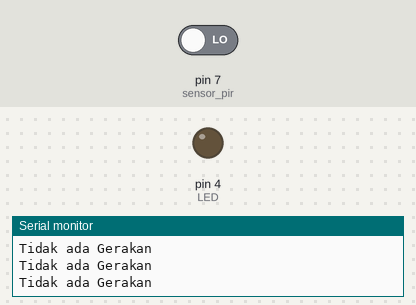
A sketch run on a simulated Arduino Uno, built with avr-gcc and run on an emulated ATmega328P. On the bench: output pins drawn as LEDs (lit = HIGH), the last lines printed to the serial monitor. Inputs (shaded band) come from the test bench; at power-on: pin 7 (sensor_pir) LOW.

Above: at 4.8 s.
4.9 s: pin 7 (sensor_pir) driven HIGH
At 6.6 s:
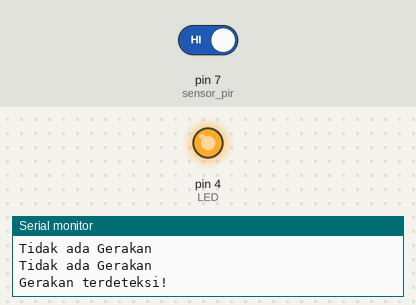
7.6 s: pin 7 (sensor_pir) driven LOW
At 9.4 s:
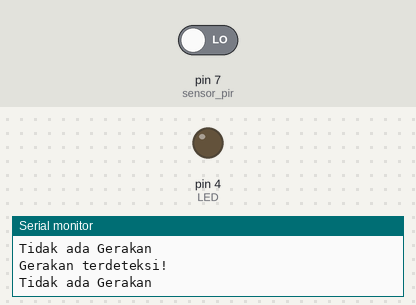
Timing chart, 0 to 10.9 s (numbered marks = the images above; inputs shaded):
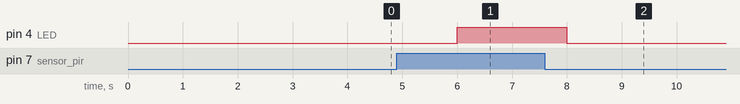

Measured:
- after the input at 4.9 s, pin 4 (LED): LOW → HIGH after 1.1 s
- after the input at 7.6 s, pin 4 (LED): HIGH → LOW after 0.40 s

The sketch:

sensor_pir.ino
```cpp
int sensor_pir=7; //output sensor PIR ke pin7 Arduino
int sensor_value; //variable untuk menyimpan nilai pembacaan sensor
const int LED = 4; //pin 3 koneksi ke LED

void setup()
{
  pinMode(sensor_pir,INPUT); // pin 7 sebagai input
  Serial.begin(9600); // menginisiasi komunikasi serial dengan laptop
    pinMode(LED, OUTPUT);
}

void loop()
{
  sensor_value=digitalRead(sensor_pir); // membaca nilai dari pin 7
  if(sensor_value == HIGH){ //jika ada gerakan
  digitalWrite (LED, HIGH);
Serial.println("Gerakan terdeteksi!");
  delay(2000);
}
else{ //jika tidak ada gerakan
  digitalWrite(LED, LOW);
  Serial.println("Tidak ada Gerakan"); // print output sensor ke serial monitor
  delay(2000);
}
}
```
